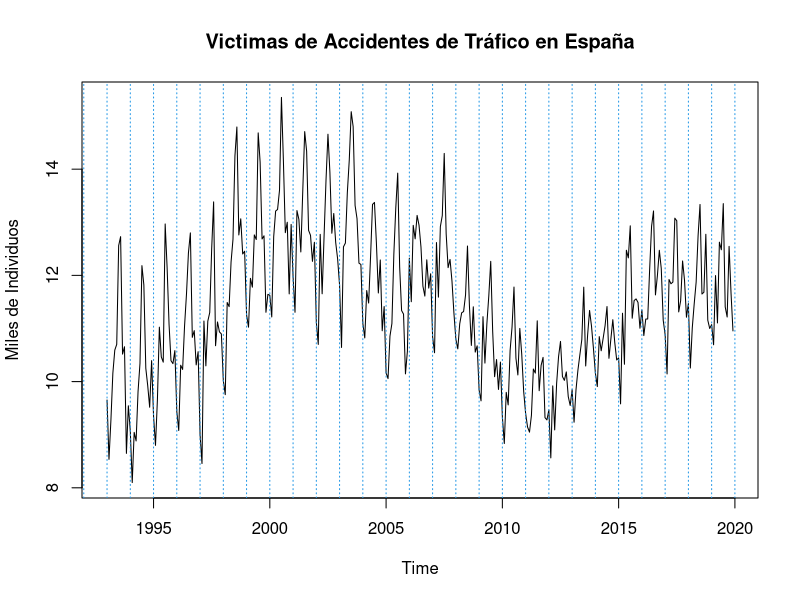
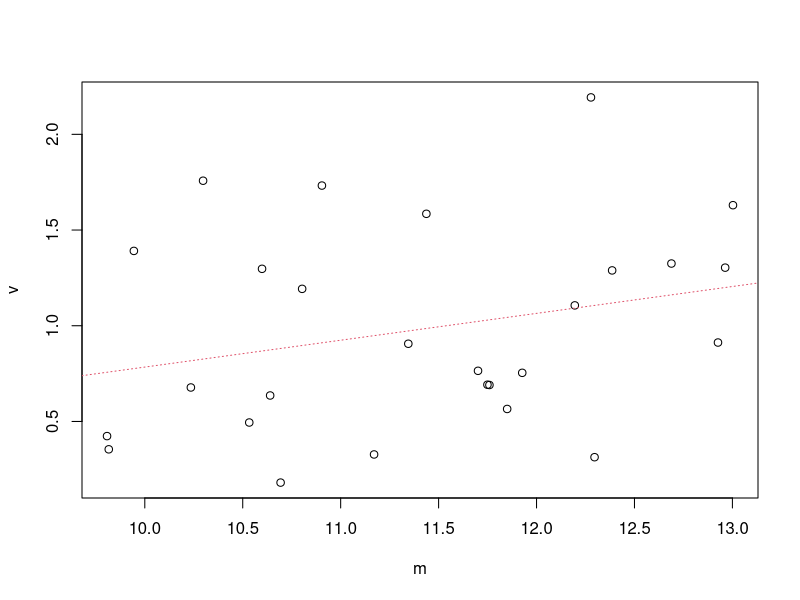
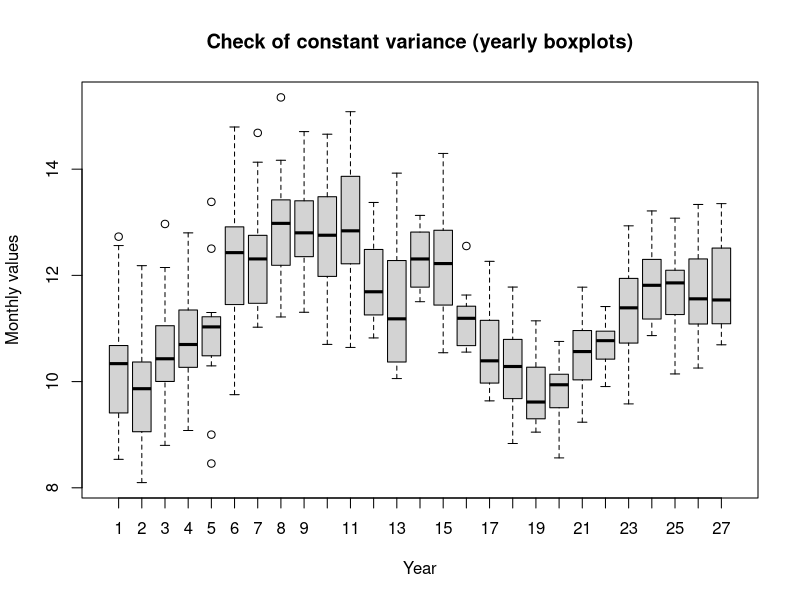
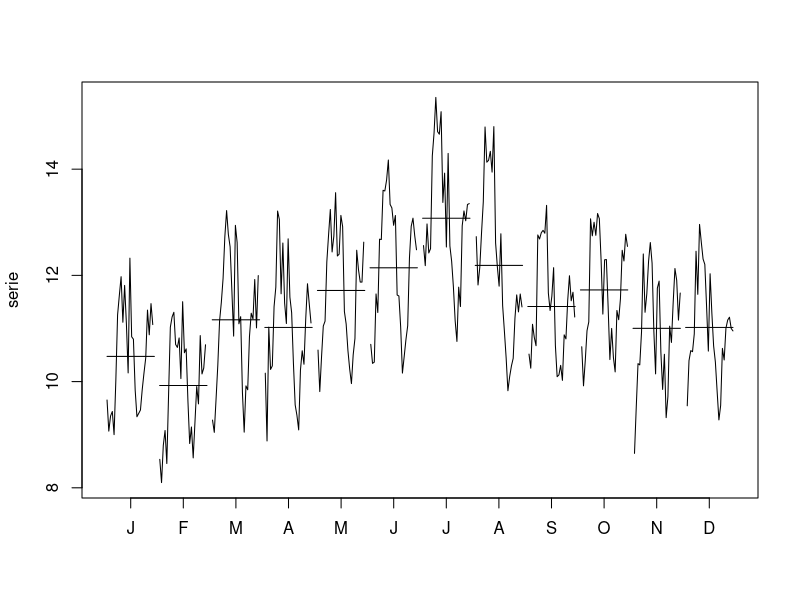
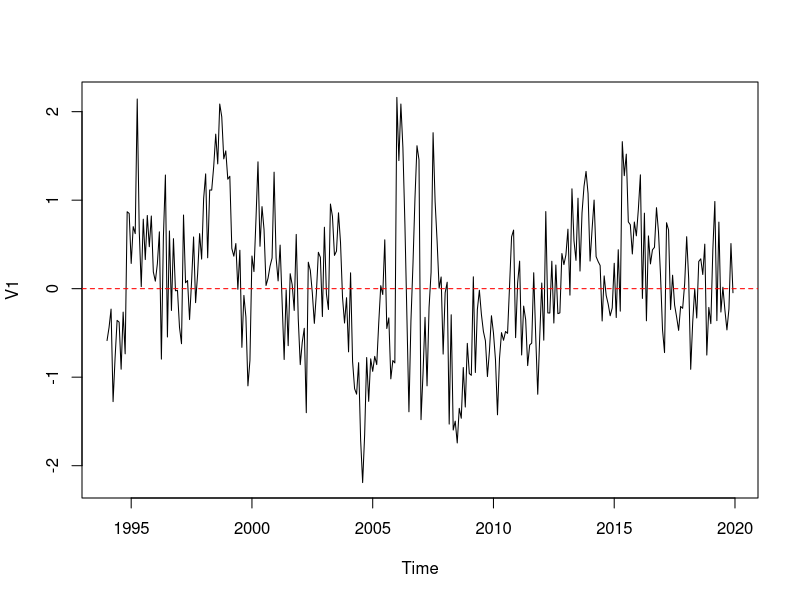
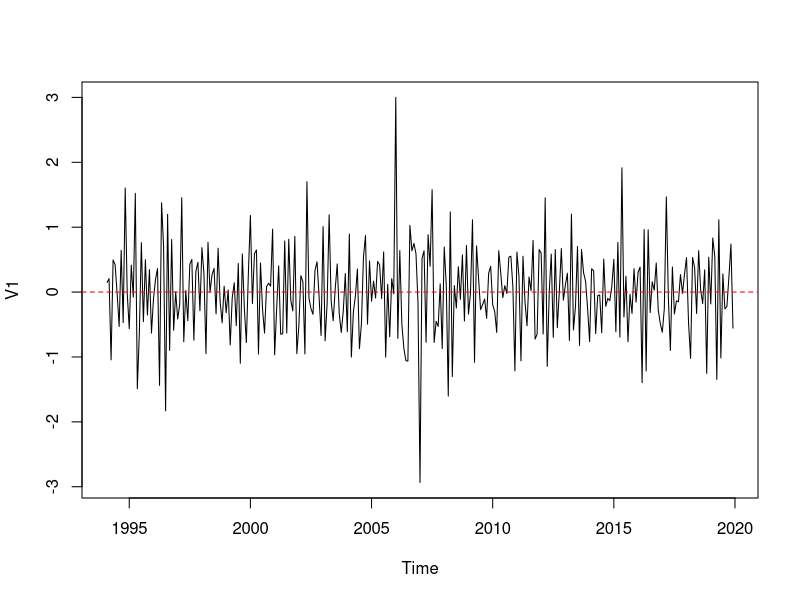
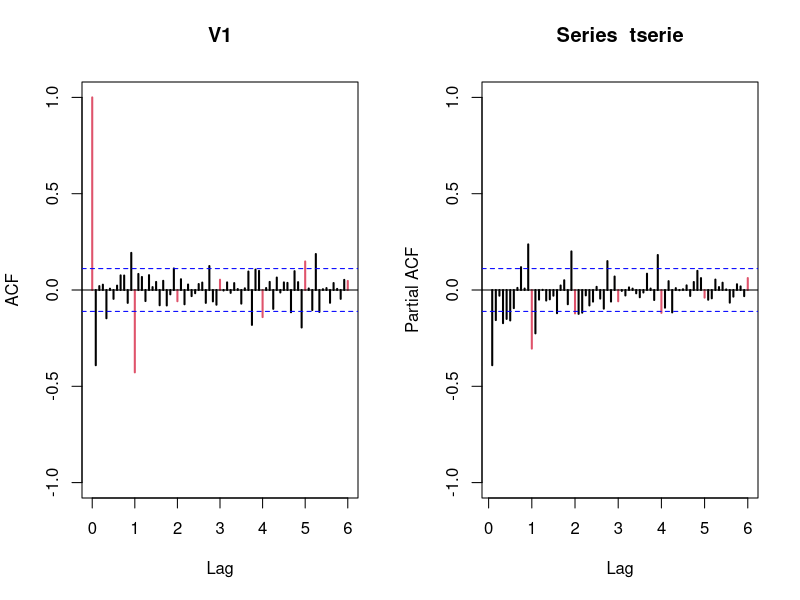
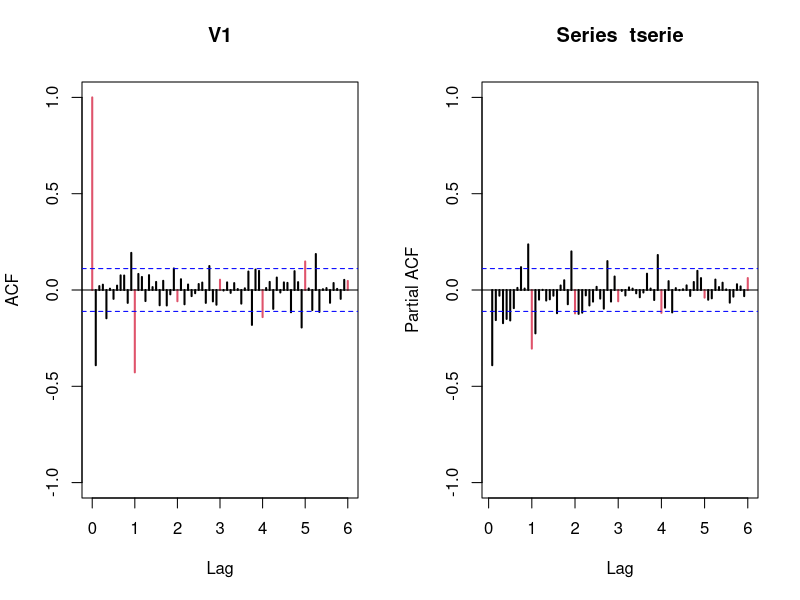

Source code (R) for these figures, in order:
## ---- chunk 1
#knitr::opts_chunk$set(echo = TRUE)
#setwd("~/uni_folder/ASM/asm_time_series/")
## ---- chunk 2
serie=ts(read.table("victimas.dat")/1000,start=1993,freq=12)
plot(serie, main="Victimas de Accidentes de Tráfico en España", ylab="Miles de Individuos")
abline(v=1992:2020,lty=3,col=4)
## ---- chunk 3
(m <- apply (matrix(serie[1:(27*12)], nr=12),2, mean)) # to check for constant variance
(v <- apply (matrix(serie[1:(27*12)], nr=12),2, var))
plot(v~m)
abline(lm(v~m),col=2,lty=3)

group <- c(rep(1:27, rep(12, 27)))
boxplot(serie ~ group,
        xlab = "Year",
        ylab = "Monthly values",
        main = "Check of constant variance (yearly boxplots)")
## ---- chunk 4
monthplot(serie)
## ---- chunk 5
d12serie=diff(serie,12)
plot(d12serie)
abline(h=0, col='red', lty=2)
## ---- chunk 6
d1d12serie=diff(d12serie,1)
## ---- chunk 7
#fix this output
var(serie)
var(d12serie)
var(d1d12serie) # our transformation
var(diff(d1d12serie)) # 2 regular differences
## ---- chunk 8
plot(d1d12serie) 
abline(h=0, col='red', lty=2)
## ---- chunk 9
tserie <- d1d12serie #transformed serie is new name
## ---- chunk 10
par(mfrow=c(1,2))
acf(tserie,ylim=c(-1,1),col=c(2,rep(1,11)),lwd=2,lag.max=72)
pacf(tserie,ylim=c(-1,1),col=c(rep(1,11),2),lwd=2,lag.max=72)
## ---- chunk 11
#################Validation#################################
validation=function(model){
  s=frequency(get(model$series))
  resid=model$residuals
  par(mfrow=c(2,2),mar=c(3,3,3,3))
  #Residuals plot
  plot(resid,main="Residuals")
  abline(h=0)
  abline(h=c(-3*sd(resid),3*sd(resid)),lty=3,col=4)
  #Square Root of absolute values of residuals (Homocedasticity)
  scatter.smooth(sqrt(abs(resid)),main="Square Root of Absolute residuals",
                 lpars=list(col=2))
  
  #Normal plot of residuals
  qqnorm(resid)
  qqline(resid,col=2,lwd=2)
  
  ##Histogram of residuals with normal curve
  hist(resid,breaks=20,freq=FALSE)
  curve(dnorm(x,mean=mean(resid),sd=sd(resid)),col=2,add=T)
  
  
  #ACF & PACF of residuals
  par(mfrow=c(1,2))
  acf(resid,ylim=c(-1,1),lag.max=60,col=c(2,rep(1,s-1)),lwd=1)
  pacf(resid,ylim=c(-1,1),lag.max=60,col=c(rep(1,s-1),2),lwd=1)
  par(mfrow=c(1,1))
  
  #Ljung-Box p-values
  par(mar=c(2,2,1,1))
  tsdiag(model,gof.lag=7*s)
  cat("\n--------------------------------------------------------------------\n")
  print(model)
  
  #Stationary and Invertible
  cat("\nModul of AR Characteristic polynomial Roots: ", 
      Mod(polyroot(c(1,-model$model$phi))),"\n")
  cat("\nModul of MA Characteristic polynomial Roots: ",
      Mod(polyroot(c(1,model$model$theta))),"\n")
  
  suppressMessages(require(forecast,quietly=TRUE,warn.conflicts=FALSE))
  plot(model)
  
  #Model expressed as an MA infinity (psi-weights)
  psis=ARMAtoMA(ar=model$model$phi,ma=model$model$theta,lag.max=36)
  names(psis)=paste("psi",1:36)
  cat("\nPsi-weights (MA(inf))\n")
  cat("\n--------------------\n")
  print(psis[1:24])
  
  #Model expressed as an AR infinity (pi-weights)
  pis=-ARMAtoMA(ar=-model$model$theta,ma=-model$model$phi,lag.max=36)
  names(pis)=paste("pi",1:36)
  cat("\nPi-weights (AR(inf))\n")
  cat("\n--------------------\n")
  print(pis[1:24])
   
  cat("\nDescriptive Statistics for the Residuals\n")
  cat("\n----------------------------------------\n") 
  
  suppressMessages(require(fBasics,quietly=TRUE,warn.conflicts=FALSE))
  ##Anderson-Darling test
  print(basicStats(resid))
  
  ## Add here complementary tests (use with caution!)
  ##---------------------------------------------------------
  cat("\nNormality Tests\n")
  cat("\n--------------------\n")
 
  ##Shapiro-Wilks Normality test
  print(shapiro.test(resid))

  suppressMessages(require(nortest,quietly=TRUE,warn.conflicts=FALSE))
  ##Anderson-Darling test
  print(ad.test(resid))
  
  suppressMessages(require(tseries,quietly=TRUE,warn.conflicts=FALSE))
  ##Jarque-Bera test
  print(jarque.bera.test(resid))
  
  cat("\nHomoscedasticity Test\n")
  cat("\n--------------------\n")
  suppressMessages(require(lmtest,quietly=TRUE,warn.conflicts=FALSE))
  ##Breusch-Pagan test
  obs=get(model$series)
  print(bptest(resid~I(obs-resid)))
  
  cat("\nIndependence Tests\n")
  cat("\n--------------------\n")
  
  ##Durbin-Watson test
  print(dwtest(resid~I(1:length(resid))))
  
  ##Ljung-Box test
  cat("\nLjung-Box test\n")
  print(t(apply(matrix(c(1:4,(1:4)*s)),1,function(el) {
    te=Box.test(resid,type="Ljung-Box",lag=el)
    c(lag=(te$parameter),statistic=te$statistic[[1]],p.value=te$p.value)})))
  
}
################# Fi Validation #################################
## ---- chunk 12
par(mfrow=c(1,2))
acf(tserie,ylim=c(-1,1),col=c(2,rep(1,11)),lwd=2,lag.max=72)
pacf(tserie,ylim=c(-1,1),col=c(rep(1,11),2),lwd=2,lag.max=72)
## ---- chunk 13
# Initialize a data frame to store the results
results <- data.frame(p = integer(),
                      P = integer(),
                      q = integer(),
            
                      AIC = numeric(),
                      BIC = numeric())

# Loop over possible values of P, D, Q, and period
for (p in 0:2) {          # Experiment with seasonal AR orders (e.g., 0 to 2)
  for (q in 0:1) {        # Seasonal differencing (typically 0 or 1)
     for (P in 0:1) {     # Experiment with seasonal MA orders (e.g., 0 to 2)
      

        # Fit the ARIMA model with the current seasonal parameters
        mod <- arima(serie, 
                     order = c(p, 1, q), 
                     seasonal = list(order = c(0,1,1), period = 12))

        # Store the AIC and BIC values
        results <- rbind(results, 
                         data.frame(p = p, 
                                    P = P,
                                   
                                    q = q, 
                                    AIC = AIC(mod), 
                                    BIC = BIC(mod)))
      
     }
  }
}

# Sort results by AIC (or BIC) for easier interpretation
dresults <- results[order(results$AIC), ]
m1m2res <- dresults[1:2]
# Display the results
print(dresults)
## ---- chunk 14
m1m2res <- head(dresults, 2)
print(m1m2res)
(mod1=arima(tserie,order=c(2,0,1),seasonal=list(order=c(0,1,1),period=12)))
(mod2=arima(tserie,order=c(0,0,1),seasonal=list(order=c(0,1,1),period=12)))
## ---- chunk 15
validation(mod1)
## ---- chunk 16
validation(mod2)
## ---- chunk 17
ultim=c(2018,12)
pdq=c(1,1,1)
PDQ=c(0,1,1)

serie2=window(serie,end=ultim)
lnserie2=log(serie2)
serie1=window(serie,end=ultim+c(1,0))
lnserie1=log(serie1)

(modA=arima(lnserie1,order=pdq,seasonal=list(order=PDQ,period=12)))
(modB=arima(lnserie2,order=pdq,seasonal=list(order=PDQ,period=12)))
## ---- chunk 18
pred=predict(modB,n.ahead=12)
pr<-ts(c(tail(lnserie2,1),pred$pred),start=ultim,freq=12)
se<-ts(c(0,pred$se),start=ultim,freq=12)

#Intervals
tl<-ts(exp(pr-1.96*se),start=ultim,freq=12)
tu<-ts(exp(pr+1.96*se),start=ultim,freq=12)
pr<-ts(exp(pr),start=ultim,freq=12)


ts.plot(serie,tl,tu,pr,lty=c(1,2,2,1),col=c(1,4,4,2),xlim=ultim[1]+c(-2,+2),type="o",main=paste("Model ARIMA(",paste(pdq,collapse=","),")(",paste(PDQ,collapse=","),")12",sep=""))
abline(v=(ultim[1]-2):(ultim[1]+2),lty=3,col=4)
## ---- chunk 19
pred=predict(modB,n.ahead=12)
pr<-ts(c(tail(lnserie2,1),pred$pred),start=ultim,freq=12)
se<-ts(c(0,pred$se),start=ultim,freq=12)

#Intervals
tl<-ts(exp(pr-1.96*se),start=ultim,freq=12)
tu<-ts(exp(pr+1.96*se),start=ultim,freq=12)
pr<-ts(exp(pr),start=ultim,freq=12)


ts.plot(serie,tl,tu,pr,lty=c(1,2,2,1),col=c(1,4,4,2),xlim=ultim[1]+c(-2,+2),type="o",main=paste("Model ARIMA(",paste(pdq,collapse=","),")(",paste(PDQ,collapse=","),")12",sep=""))
abline(v=(ultim[1]-2):(ultim[1]+2),lty=3,col=4)
## ---- chunk 20
obs=window(serie,start=ultim+c(0,1))
pr=window(pr,start=ultim+c(0,1))
ts(data.frame(LowLim=tl[-1],Predic=pr,UpperLim=tu[-1],Observ=obs,Error=obs-pr,PercentError=(obs-pr)/obs),start=ultim+c(0,1),freq=12)
mod.RMSE1=sqrt(sum((obs-pr)^2)/12)
mod.MAE1=sum(abs(obs-pr))/12
mod.RMSPE1=sqrt(sum(((obs-pr)/obs)^2)/12)
mod.MAPE1=sum(abs(obs-pr)/obs)/12

data.frame("RMSE"=mod.RMSE1,"MAE"=mod.MAE1,"RMSPE"=mod.RMSPE1,"MAPE"=mod.MAPE1)

mCI1=mean(tu-tl)

cat("\nMean Length CI: ",mCI1)
## ---- chunk 21
pred=predict(modA,n.ahead=12)
pr<-ts(c(tail(lnserie1,1),pred$pred),start=ultim+c(1,0),freq=12)
se<-ts(c(0,pred$se),start=ultim+c(1,0),freq=12)

tl1<-ts(exp(pr-1.96*se),start=ultim+c(1,0),freq=12)
tu1<-ts(exp(pr+1.96*se),start=ultim+c(1,0),freq=12)
pr1<-ts(exp(pr),start=ultim+c(1,0),freq=12)

ts.plot(serie,tl1,tu1,pr1,lty=c(1,2,2,1),col=c(1,4,4,2),xlim=c(ultim[1]-2,ultim[1]+3),type="o",main=paste("Model ARIMA(",paste(pdq,collapse=","),")(",paste(PDQ,collapse=","),")12",sep=""))
abline(v=(ultim[1]-2):(ultim[1]+3),lty=3,col=4)
## ---- chunk 22
(previs1=window(cbind(tl1,pr1,tu1),start=ultim+c(1,0)))
## ---- chunk 23
ultim=c(2018,12)
pdq=c(8,1,0)
PDQ=c(0,1,1)

serie2=window(serie,end=ultim)
lnserie2=log(serie2)
serie1=window(serie,end=ultim+c(1,0))
lnserie1=log(serie1)

(modA=arima(lnserie1,order=pdq,seasonal=list(order=PDQ,period=12)))
(modB=arima(lnserie2,order=pdq,seasonal=list(order=PDQ,period=12)))
